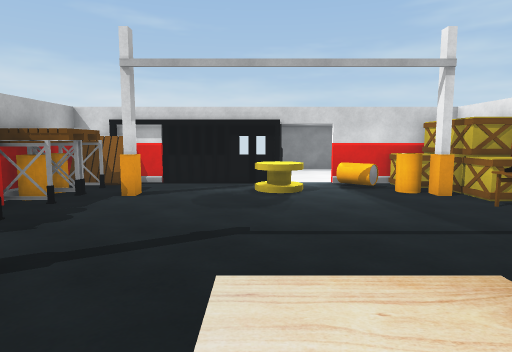
View 1 (above)

15 first-person views from a walk through a Unity game level. The camera is 1.5 m above the floor, tilts 6° down and sees 75° across. Doors are open. The floor is counted in squares, 1 m on a side. Each view is taken from the middle of a square. On the plan, view 1 faces up. The plan holds only what a view shows up to about 15 squares ahead; the rest is blank. The player is left out. Some surface patterns are stand-ins.

View 2
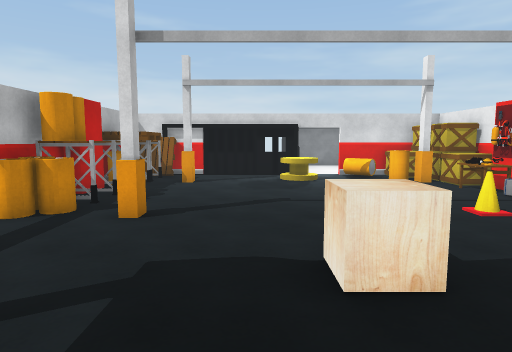

View 3
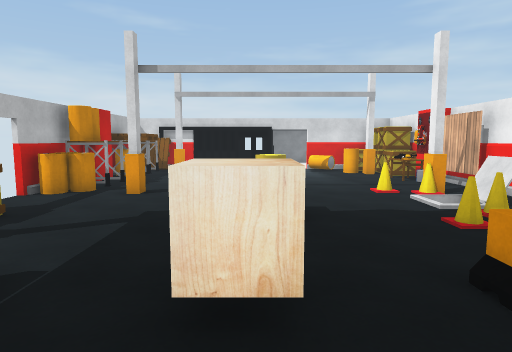

View 4
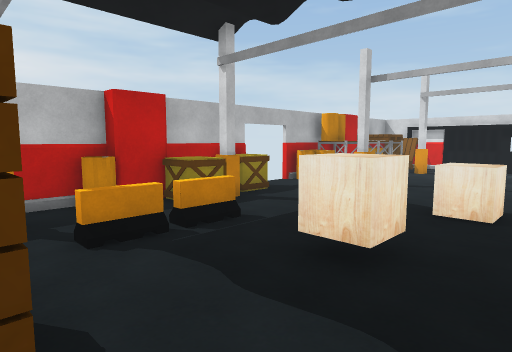

View 5
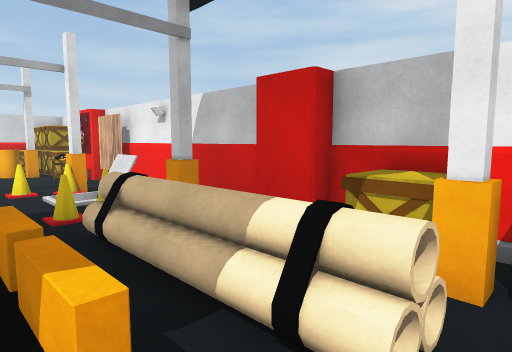

View 6
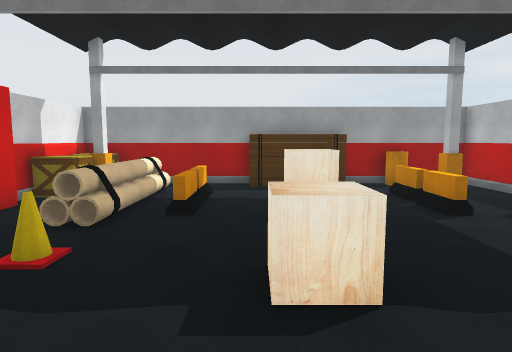

View 7
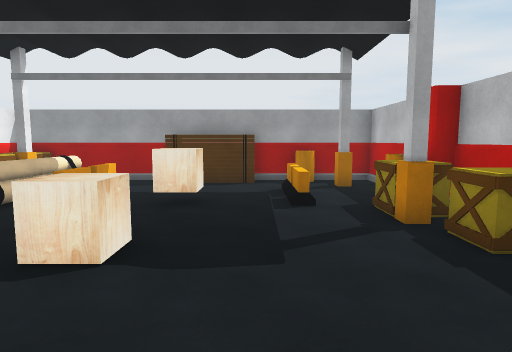

View 8
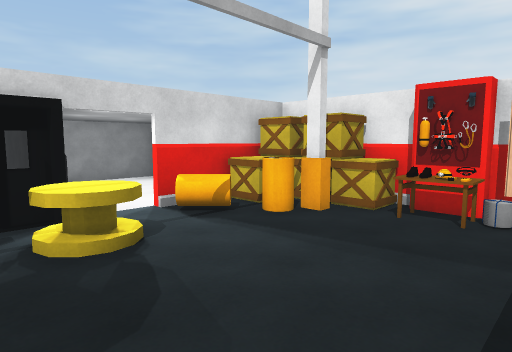

View 9
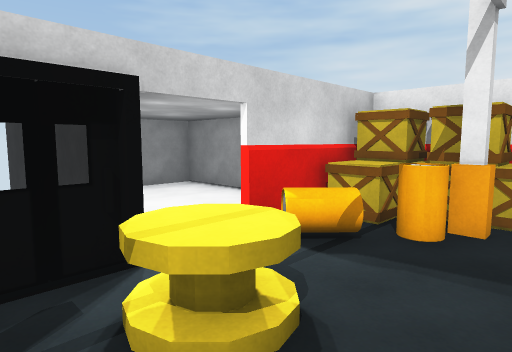

View 10
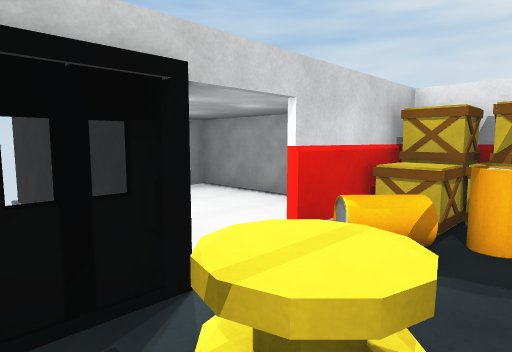

View 11
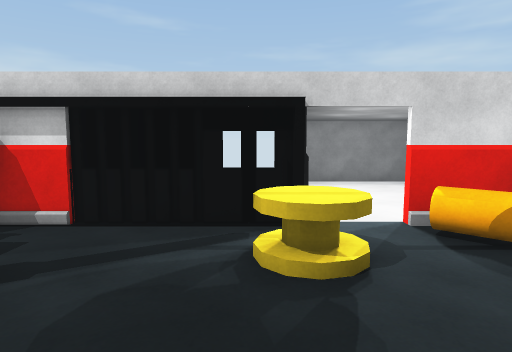

View 12
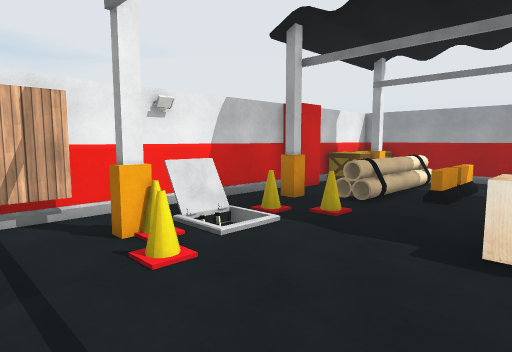

View 13
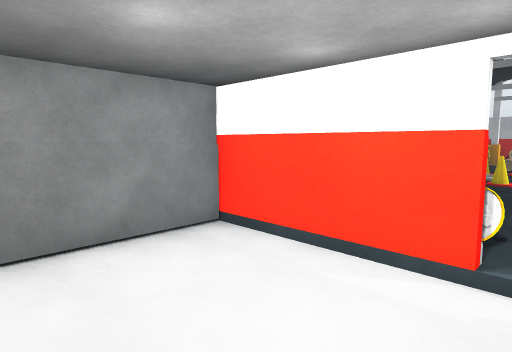

View 14
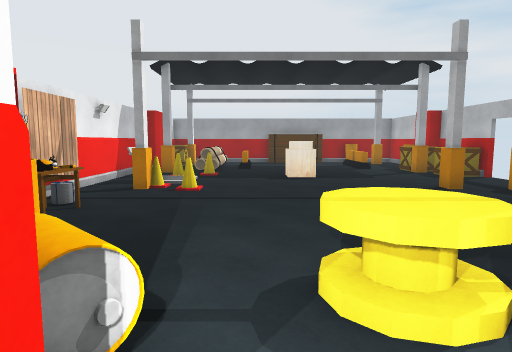

View 15
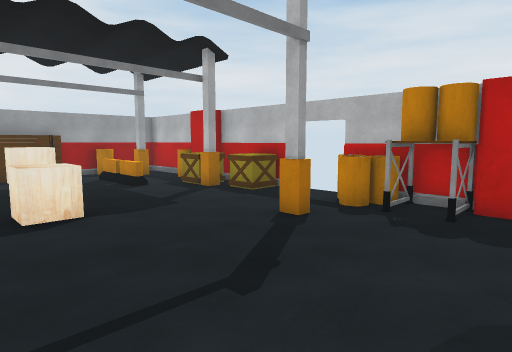

### Floor plan
Key: @ floor where view 1 was taken; # wall or solid block; x gap in a wall; . main floor; - floor 0.25 m lower than the main floor; / step, stairs or slope; D open door; = window, fence, low wall or low ledge; ^ raised ledge; T table; O other object.
Columns run from 7 left of view 1 to 7 right of it. Each row starts with its distance up from view 1.
 20         #######
 19         #-----#
 18         # ----#
 17         # ----#
 16         #-----#
 15         #-----#
 14         #-----#
 13         #-----#
 12   #######/#####
 11   #....x^.^=^##
 10  ##....^^..^^##
  9  ##x........###
  8  #^..........T#
  7  #...........T#
  6 ##^..........O#
  5 ##^...........#
  4 #^^.#......=#.#
  3 DD..........x.#
  2 DD.........  ##
  1 DD=....O....=.#
  0 #^^....@...=..#
 -1 ###...........#
 -2 #^^........=..#
 -3 ##..=..O.==/ .#
 -4 ##..x.....x/ .#
 -5 #...=....==/ ^#
 -6 #.#....... /.^#
 -7 #....####. ..^#
 -8 ######  #######

Positions as (right, up) in squares from view 1, and headings:
1: (0, 0), facing up
2: (-1, -3), facing up
3: (0, -6), facing up
4: (2, -7), facing up-left
5: (2, -7), facing up-right
6: (1, 4), facing down
7: (-2, 5), facing down
8: (-1, 5), facing up-right
9: (-1, 8), facing up-right
10: (-1, 9), facing up-right
11: (0, 6), facing up
12: (0, 6), facing down-right
13: (2, 16), facing down-right
14: (2, 13), facing down
15: (2, 8), facing down-left
